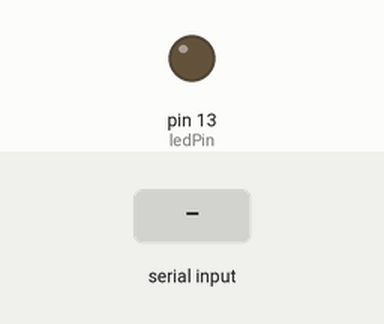
Recording of a sketch running on a simulated Arduino Uno, built with avr-gcc and run on an emulated ATmega328P. Shown: output pins drawn as LEDs (lit = HIGH). Inputs (shaded band) come from the test bench.

Above: at 1.2 s.
1.3 s: "1" received over Serial
At 2.5 s:
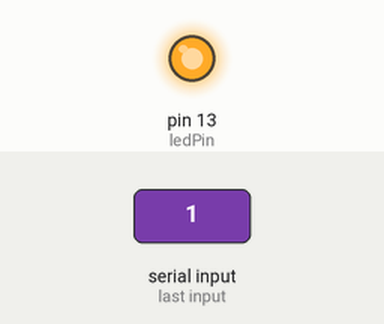
2.8 s: "0" received over Serial
At 3.8 s:
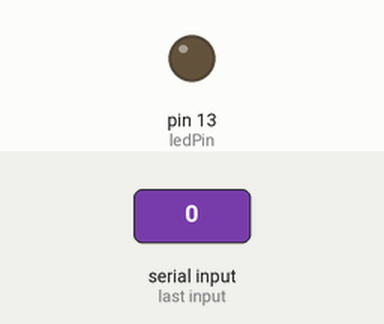
Timing chart, 0 to 5.8 s (numbered marks = the images above; inputs shaded):
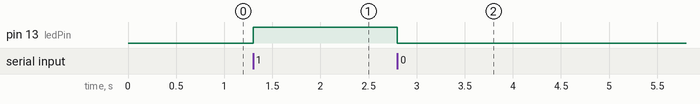

Measured:
- after the input at 1.3 s, pin 13 (ledPin): LOW → HIGH at once
- after the input at 2.8 s, pin 13 (ledPin): HIGH → LOW at once

The sketch:

mediapipe_ledcontrol.ino
```cpp
const int ledPin = 13;  // Replace this with the GPIO pin connected to your LED
char signal;

void setup() {
  Serial.begin(9600);
  pinMode(ledPin, OUTPUT);
}

void loop() {
  if (Serial.available() > 0) {
    signal = Serial.read();
    if (signal == '1') {
      digitalWrite(ledPin, HIGH);  // Turn on the LED
    } else if (signal == '0') {
      digitalWrite(ledPin, LOW);  // Turn off the LED
    }
  }
}
```
